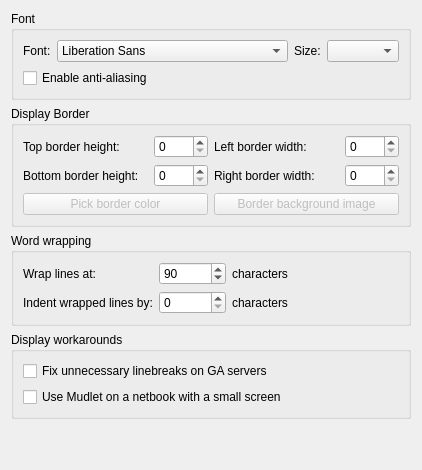
     <widget class="QWidget" name="tab">
      <property name="sizePolicy">
       <sizepolicy hsizetype="Expanding" vsizetype="Expanding">
        <horstretch>0</horstretch>
        <verstretch>0</verstretch>
       </sizepolicy>
      </property>
      <attribute name="title">
       <string>Main display</string>
      </attribute>
      <layout class="QGridLayout" name="gridLayout_17">
       <item row="0" column="0">
        <widget class="QGroupBox" name="groupBox_6">
         <property name="sizePolicy">
          <sizepolicy hsizetype="Expanding" vsizetype="Expanding">
           <horstretch>0</horstretch>
           <verstretch>0</verstretch>
          </sizepolicy>
         </property>
         <property name="title">
          <string>Font</string>
         </property>
         <layout class="QGridLayout" name="gridLayout_9">
          <item row="0" column="0">
           <widget class="QLabel" name="label_30">
            <property name="text">
             <string>Font:</string>
            </property>
           </widget>
          </item>
          <item row="0" column="1">
           <widget class="QFontComboBox" name="fontComboBox">
            <property name="sizePolicy">
             <sizepolicy hsizetype="Expanding" vsizetype="Fixed">
              <horstretch>0</horstretch>
              <verstretch>0</verstretch>
             </sizepolicy>
            </property>
            <property name="editable">
             <bool>false</bool>
            </property>
            <property name="fontFilters">
             <set>QFontComboBox::AllFonts</set>
            </property>
           </widget>
          </item>
          <item row="0" column="2">
           <widget class="QLabel" name="label_35">
            <property name="text">
             <string>Size:</string>
            </property>
           </widget>
          </item>
          <item row="0" column="3">
           <widget class="QComboBox" name="fontSize"/>
          </item>
          <item row="1" column="0" colspan="2">
           <widget class="QCheckBox" name="mNoAntiAlias">
            <property name="toolTip">
             <string>Use anti aliasing on fonts. Smoothes fonts if you have a high screen resolution and you can use larger fonts. Note that on low resolutions and small font sizes, the font gets blurry. </string>
            </property>
            <property name="text">
             <string>Enable anti-aliasing</string>
            </property>
           </widget>
          </item>
         </layout>
        </widget>
       </item>
       <item row="1" column="0">
        <widget class="QGroupBox" name="groupBox_9">
         <property name="sizePolicy">
          <sizepolicy hsizetype="Expanding" vsizetype="Expanding">
           <horstretch>0</horstretch>
           <verstretch>0</verstretch>
          </sizepolicy>
         </property>
         <property name="title">
          <string>Display Border</string>
         </property>
         <layout class="QGridLayout" name="gridLayout">
          <item row="0" column="0">
           <widget class="QLabel" name="label_26">
            <property name="sizePolicy">
             <sizepolicy hsizetype="Expanding" vsizetype="Preferred">
              <horstretch>0</horstretch>
              <verstretch>0</verstretch>
             </sizepolicy>
            </property>
            <property name="maximumSize">
             <size>
              <width>200</width>
              <height>16777215</height>
             </size>
            </property>
            <property name="text">
             <string>Top border height:</string>
            </property>
           </widget>
          </item>
          <item row="0" column="1">
           <widget class="QSpinBox" name="topBorderHeight">
            <property name="sizePolicy">
             <sizepolicy hsizetype="Minimum" vsizetype="Preferred">
              <horstretch>0</horstretch>
              <verstretch>0</verstretch>
             </sizepolicy>
            </property>
            <property name="minimum">
             <number>0</number>
            </property>
            <property name="maximum">
             <number>2000</number>
            </property>
            <property name="value">
             <number>0</number>
            </property>
           </widget>
          </item>
          <item row="0" column="2">
           <widget class="QLabel" name="label_29">
            <property name="sizePolicy">
             <sizepolicy hsizetype="Expanding" vsizetype="Preferred">
              <horstretch>0</horstretch>
              <verstretch>0</verstretch>
             </sizepolicy>
            </property>
            <property name="maximumSize">
             <size>
              <width>200</width>
              <height>16777215</height>
             </size>
            </property>
            <property name="text">
             <string>Left border width:</string>
            </property>
           </widget>
          </item>
          <item row="0" column="3">
           <widget class="QSpinBox" name="leftBorderWidth">
            <property name="sizePolicy">
             <sizepolicy hsizetype="Minimum" vsizetype="Preferred">
              <horstretch>0</horstretch>
              <verstretch>0</verstretch>
             </sizepolicy>
            </property>
            <property name="minimum">
             <number>0</number>
            </property>
            <property name="maximum">
             <number>2000</number>
            </property>
            <property name="value">
             <number>0</number>
            </property>
           </widget>
          </item>
          <item row="1" column="0">
           <widget class="QLabel" name="label_27">
            <property name="sizePolicy">
             <sizepolicy hsizetype="Expanding" vsizetype="Preferred">
              <horstretch>0</horstretch>
              <verstretch>0</verstretch>
             </sizepolicy>
            </property>
            <property name="maximumSize">
             <size>
              <width>200</width>
              <height>16777215</height>
             </size>
            </property>
            <property name="text">
             <string>Bottom border height:</string>
            </property>
           </widget>
          </item>
          <item row="1" column="1">
           <widget class="QSpinBox" name="bottomBorderHeight">
            <property name="sizePolicy">
             <sizepolicy hsizetype="Minimum" vsizetype="Preferred">
              <horstretch>0</horstretch>
              <verstretch>0</verstretch>
             </sizepolicy>
            </property>
            <property name="minimum">
             <number>0</number>
            </property>
            <property name="maximum">
             <number>2000</number>
            </property>
            <property name="value">
             <number>0</number>
            </property>
           </widget>
          </item>
          <item row="1" column="2">
           <widget class="QLabel" name="label_28">
            <property name="sizePolicy">
             <sizepolicy hsizetype="Expanding" vsizetype="Preferred">
              <horstretch>0</horstretch>
              <verstretch>0</verstretch>
             </sizepolicy>
            </property>
            <property name="maximumSize">
             <size>
              <width>200</width>
              <height>16777215</height>
             </size>
            </property>
            <property name="text">
             <string>Right border width:</string>
            </property>
           </widget>
          </item>
          <item row="1" column="3">
           <widget class="QSpinBox" name="rightBorderWidth">
            <property name="sizePolicy">
             <sizepolicy hsizetype="Minimum" vsizetype="Preferred">
              <horstretch>0</horstretch>
              <verstretch>0</verstretch>
             </sizepolicy>
            </property>
            <property name="minimum">
             <number>0</number>
            </property>
            <property name="maximum">
             <number>2000</number>
            </property>
            <property name="value">
             <number>0</number>
            </property>
           </widget>
          </item>
          <item row="2" column="0" colspan="2">
           <widget class="QPushButton" name="pushButtonBorderColor">
            <property name="enabled">
             <bool>false</bool>
            </property>
            <property name="text">
             <string>Pick border color</string>
            </property>
           </widget>
          </item>
          <item row="2" column="2" colspan="2">
           <widget class="QPushButton" name="pushButtonBorderImage">
            <property name="enabled">
             <bool>false</bool>
            </property>
            <property name="text">
             <string>Border background image</string>
            </property>
           </widget>
          </item>
         </layout>
        </widget>
       </item>
       <item row="2" column="0">
        <widget class="QGroupBox" name="groupBox_10">
         <property name="sizePolicy">
          <sizepolicy hsizetype="Expanding" vsizetype="Expanding">
           <horstretch>0</horstretch>
           <verstretch>0</verstretch>
          </sizepolicy>
         </property>
         <property name="layoutDirection">
          <enum>Qt::LeftToRight</enum>
         </property>
         <property name="title">
          <string>Word wrapping</string>
         </property>
         <layout class="QGridLayout" name="gridLayout_10">
          <item row="0" column="0">
           <widget class="QLabel" name="label_20">
            <property name="sizePolicy">
             <sizepolicy hsizetype="Expanding" vsizetype="Preferred">
              <horstretch>0</horstretch>
              <verstretch>0</verstretch>
             </sizepolicy>
            </property>
            <property name="maximumSize">
             <size>
              <width>200</width>
              <height>16777215</height>
             </size>
            </property>
            <property name="text">
             <string>Wrap lines at:</string>
            </property>
           </widget>
          </item>
          <item row="0" column="1">
           <widget class="QSpinBox" name="wrap_at_spinBox">
            <property name="minimum">
             <number>1</number>
            </property>
            <property name="maximum">
             <number>999999</number>
            </property>
            <property name="value">
             <number>90</number>
            </property>
           </widget>
          </item>
          <item row="0" column="2">
           <widget class="QLabel" name="label_23">
            <property name="text">
             <string>characters</string>
            </property>
           </widget>
          </item>
          <item row="1" column="0">
           <widget class="QLabel" name="label_24">
            <property name="sizePolicy">
             <sizepolicy hsizetype="Expanding" vsizetype="Preferred">
              <horstretch>0</horstretch>
              <verstretch>0</verstretch>
             </sizepolicy>
            </property>
            <property name="maximumSize">
             <size>
              <width>200</width>
              <height>16777215</height>
             </size>
            </property>
            <property name="text">
             <string>Indent wrapped lines by:</string>
            </property>
           </widget>
          </item>
          <item row="1" column="1">
           <widget class="QSpinBox" name="indent_wrapped_spinBox">
            <property name="minimum">
             <number>0</number>
            </property>
            <property name="maximum">
             <number>99999</number>
            </property>
            <property name="value">
             <number>0</number>
            </property>
           </widget>
          </item>
          <item row="1" column="2">
           <widget class="QLabel" name="label_25">
            <property name="text">
             <string>characters</string>
            </property>
           </widget>
          </item>
          <item row="1" column="3">
           <spacer name="horizontalSpacer_2">
            <property name="orientation">
             <enum>Qt::Horizontal</enum>
            </property>
            <property name="sizeHint" stdset="0">
             <size>
              <width>40</width>
              <height>20</height>
             </size>
            </property>
           </spacer>
          </item>
         </layout>
        </widget>
       </item>
       <item row="3" column="0">
        <widget class="QGroupBox" name="groupBox_8">
         <property name="title">
          <string>Display workarounds</string>
         </property>
         <layout class="QVBoxLayout" name="verticalLayout_2">
          <item>
           <widget class="QCheckBox" name="checkBox_USE_IRE_DRIVER_BUGFIX">
            <property name="toolTip">
             <string>Some MUDs (notably all IRE ones) suffer from a bug where they don't properly
communicate with the client on where a newline should be. Enable this to fix text
from getting appended to the previous prompt line</string>
            </property>
            <property name="text">
             <string>Fix unnecessary linebreaks on GA servers</string>
            </property>
           </widget>
          </item>
          <item>
           <widget class="QCheckBox" name="checkBox_USE_SMALL_SCREEN">
            <property name="toolTip">
             <string>Select this option for better compatability if you are using a netbook, 
or some other computer model that has a small screen.</string>
            </property>
            <property name="text">
             <string>Use Mudlet on a netbook with a small screen</string>
            </property>
           </widget>
          </item>
         </layout>
        </widget>
       </item>
       <item row="4" column="0">
        <spacer name="verticalSpacer">
         <property name="orientation">
          <enum>Qt::Vertical</enum>
         </property>
         <property name="sizeHint" stdset="0">
          <size>
           <width>20</width>
           <height>40</height>
          </size>
         </property>
        </spacer>
       </item>
      </layout>
     </widget>
